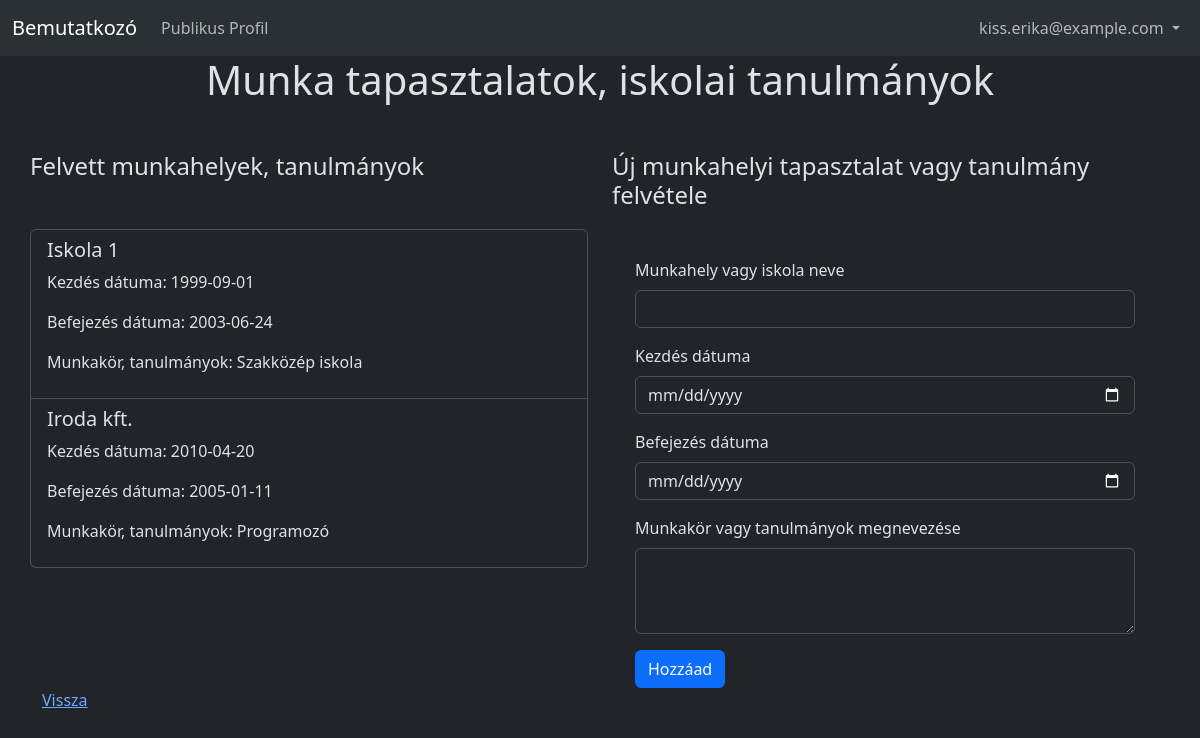
The page /?page=intezmenyek (signed in) on the database its author committed.
### tables this page shows
CREATE TABLE intezmenyek (
    id INT PRIMARY KEY AUTO_INCREMENT,
    nev VARCHAR(100) NOT NULL,
    kezdeti_datum DATE NOT NULL,
    veg_datum DATE NOT NULL,
    foglalkozas VARCHAR(100) NOT NULL,
    felhasznalo_id INT NOT NULL
);

### index.php (called while the page is built)
<?php
include_once("./controller/controller.php");

### model/intezmeny.php (called while the page is built, shortened)
<?php
class Intezmeny
{
    private $nev;
    private $kezdetiDatum;
    private $vegDatum;
    private $foglalkozas;
    public function __construct($id = -1, $nev = '', $kezdetiDatum = '', $vegDatum = '', $foglalkozas = '', $felhasznaloId = -1)
    {
        $this->nev = $nev;
        $this->kezdetiDatum = $kezdetiDatum;
        $this->vegDatum = $vegDatum;
        $this->foglalkozas = $foglalkozas;
    }
    public function getNev()
    {
        return $this->nev;
    }
    public function getKezdetiDatum()
    {
        return $this->kezdetiDatum;
    }
    public function getVegDatum()
    {
        return $this->vegDatum;
    }
    public function getFoglalkozas()
    {
        return $this->foglalkozas;
    }
    public static function getIntezmenyekFelhasznaloAzonositoSzerint($felhasznaloId)
    {
        $conn = new mysqli("localhost", "root", "", "huszar_laszlo_20230824");
        $res = $conn->query("SELECT * FROM intezmenyek WHERE felhasznalo_id = '{$felhasznaloId}'");
        $data = [];
        while ($row = $res->fetch_array(MYSQLI_ASSOC))
        {
          $intezmeny = new Intezmeny($row["id"], $row["nev"], $row["kezdeti_datum"], $row["veg_datum"], $row["foglalkozas"], $row["felhasznalo_id"]);
          array_push($data, $intezmeny);
        }
        return $data;
    }
}

### view/intezmenyek.php (the view, shortened to what this page needs)
<!DOCTYPE html>
<html lang="hu" data-bs-theme="dark">
<head>
  <link href="https://cdn.jsdelivr.net/npm/bootstrap@5.3.1/dist/css/bootstrap.min.css" rel="stylesheet">
</head>
<body>
  <?php include_once("menu.php"); ?>
  <?php
    include_once("./model/intezmeny.php");
    $intezmenyek = Intezmeny::getIntezmenyekFelhasznaloAzonositoSzerint($_SESSION['felhasznaloId']);
  ?>
  <div class="container">
    <h1 class="text-center mb-5">Munka tapasztalatok, iskolai tanulmányok</h1>
    <div class="row">
        <div class="col-12 col-md-6 list-group">
            <h4 class="mb-5">Felvett munkahelyek, tanulmányok</h4>
            <ul class="list-group" >
                <?php foreach ($intezmenyek as $value): ?>
                    <li class="list-group-item">
                        <h5><?= $value->getNev() ?></h5>
                        <p>Kezdés dátuma: <?= $value->getKezdetiDatum() ?></p>
                        <p>Befejezés dátuma: <?= $value->getVegDatum() ?></p>
                        <p>Munkakör, tanulmányok: <?= $value->getFoglalkozas() ?></p>
                    </li>
                <?php endforeach ?>
            </ul>
        </div>
      <div class="col-12 col-md-6">
        <h4 class="mb-5">Új munkahelyi tapasztalat vagy tanulmány felvétele</h4>
        <form class="mx-auto" action="controller/intezmeny-mentes-controller.php" method="POST" style="max-width: 500px" >
          <div class="mb-3">
            <label class="form-label" for="nev">Munkahely vagy iskola neve</label>
            <input class="form-control" type="text" name="nev" id="nev">
          </div>
          <div class="mb-3">
            <label class="form-label" for="kezdeti-datum">Kezdés dátuma</label>
            <input class="form-control" type="date" name="kezdeti-datum" id="kezdeti-datum">
          </div>
          <div class="mb-3">
            <label class="form-label" for="veg-datum">Befejezés dátuma</label>
            <input class="form-control" type="date" name="veg-datum" id="veg-datum">
          </div>
          <div class="mb-3">
            <label class="form-label" for="foglalkozas">Munkakör vagy tanulmányok megnevezése</label>
            <textarea class="form-control" name="foglalkozas" id="foglalkozas" rows="3"></textarea>
          </div>
          <button class="btn btn-primary" type="submit">Hozzáad</button>
        </form>
      </div>
    </div>
    <a href="/huszar-laszlo-webfejleszto-zarovizsga?page=profil">Vissza</a>
  </div>
</body>
</html>

### controller/controller.php (shortened to what this page needs)
<?php
  $page = isset($_GET["page"]) ? $_GET["page"] : "fooldal";
  switch ($page)
  {
    case "intezmenyek":
      include_once("./view/intezmenyek.php");
      break;
  }
?>

### view/menu.php (shortened to what this page needs)
<nav class="navbar navbar-expand-lg bg-body-tertiary">
    <div class="container-fluid">
      <a class="navbar-brand" href="?page=fooldal">Bemutatkozó</a>
      <div class="collapse navbar-collapse" id="navbarSupportedContent">
        <ul class="navbar-nav me-auto mb-2 mb-lg-0">
          <li class="nav-item">
            <a class="nav-link<?php echo $page === "food-menu" ? " active" : "" ?>" aria-current="page" href="?page=publikus-profil">Publikus Profil</a>
          </li>
        </ul>
        <?php if (isset($_SESSION["felhasznaloEmail"])): ?>
          <ul class="navbar-nav">
            <li class="nav-item dropdown">
              <a class="nav-link dropdown-toggle" href="#" role="button" data-bs-toggle="dropdown" aria-expanded="false">
                <?= $_SESSION["felhasznaloEmail"] ?>
              </a>
            </li>
          </ul>
        <?php endif ?>
      </div>
    </div>
</nav>

### rows shown on the page
intezmenyek: nev "Iskola 1", kezdeti_datum "1999-09-01", veg_datum "2003-06-24", foglalkozas "Szakközép iskola"
intezmenyek: nev "Iroda kft.", kezdeti_datum "2010-04-20", veg_datum "2005-01-11", foglalkozas "Programozó"

### other values the page prints
$_SESSION["felhasznaloEmail"] "kiss.erika@example.com"
